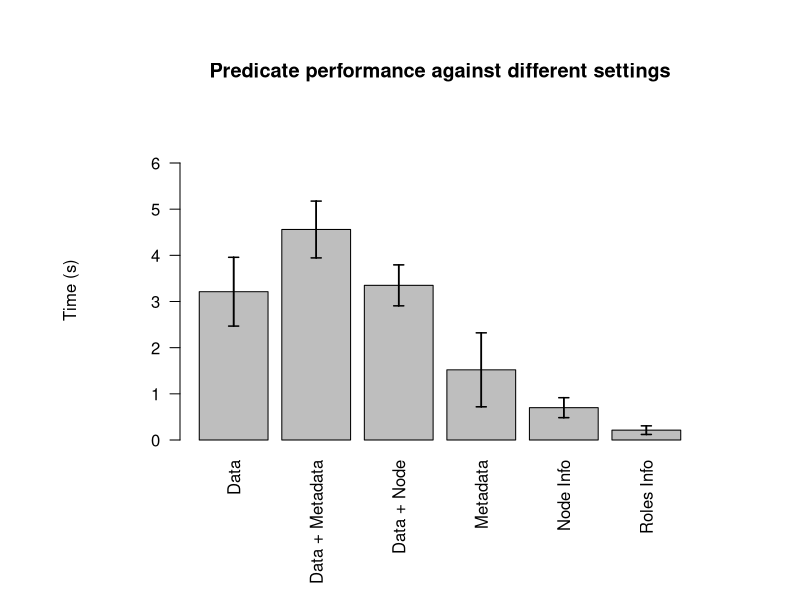
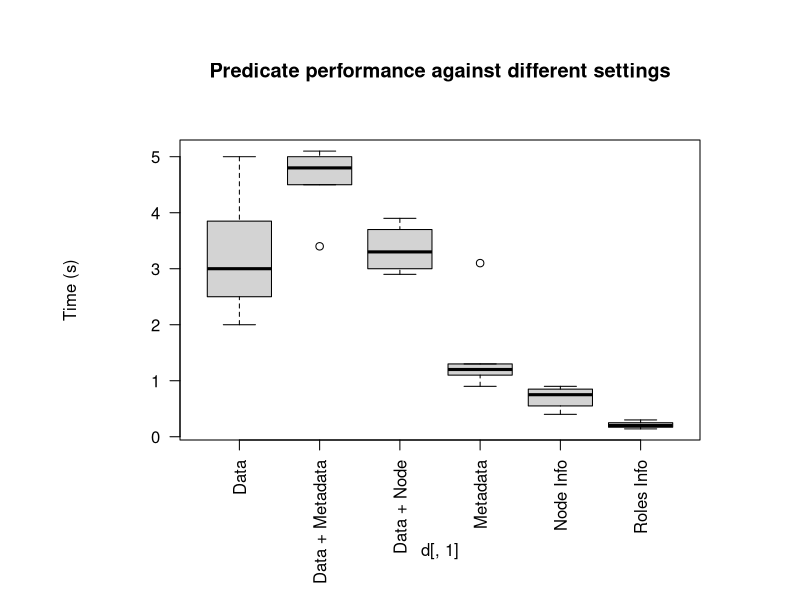

These charts were generated, in order, by the following R code: (Note: this script raises an error after producing the figures.)
# This script reads a CSV file with the format:
#
# Configuration,Time (s)
# Data,2
# Data,2.1
# Data,2.1
# Metadata,1.2
# Metadata,1.3
# Metadata,1.1
# Node Info,0.4
# .., .., .., ..
#
# COMMENT ABOUT WHAT THIS SCRIPT DOES
#
# Author: Simone Ivan Conte (sic2)
#
# Useful links:
# https://datascienceplus.com/building-barplots-with-error-bars/

setwd("/Users/sic2/git/sos/experiments")
getwd()

# Read the CVS file
d <- read.csv("context_exp_pr_1.csv", header=TRUE, sep=",")

aggr <- aggregate(d[, 2],
                  by = list(config = d[, 1]),
                  FUN = function(x) c(mean = mean(x), sd = sd(x), n = length(x)))

d_processed <- do.call(data.frame, aggr)

# Compute standard error per group
d_processed$se <- d_processed$x.sd / sqrt(d_processed$x.n)

# Rename columns
colnames(d_processed) <- c("Configuration", "mean", "sd", "n", "se")
d_processed$names <- d_processed$Config


# Estimate top limit on the y-axis
plotTop <- max(d_processed$mean) + max(d_processed$se) +
  d_processed[d_processed$mean == max(d_processed$mean), 5] * 5

par(ask=F) # Do not ask to print plot on the console
par(mar=c(5,6,4,2)+3,mgp=c(5,1,0)) # Add space to show all labels
barCenters <- barplot(height = d_processed$mean,
                    names.arg = d_processed$names,
                    beside = true, las =2,
                    ylim = c(0, plotTop),
                    main = "Predicate performance against different settings",
                    ylab = "Time (s)",
                    border = "black",
                    axes = T)

# Add error bars

segments(barCenters, d_processed$mean - d_processed$se * 2, barCenters,
         d_processed$mean + d_processed$se * 2, lwd = 1.5)

arrows(barCenters, d_processed$mean - d_processed$se * 2, barCenters,
       d_processed$mean + d_processed$se * 2, lwd = 1.5, angle = 90,
       code = 3, length = 0.05)


# Using boxplot
boxplot(d[,2]~d[,1], data=d,
        las=2, # Draw x labels vertically
        main="Predicate performance against different settings",
        ylab="Time (s)")

# Save the processed data
write.csv(d_processed, "processed/context_exp_pr_1.csv")
